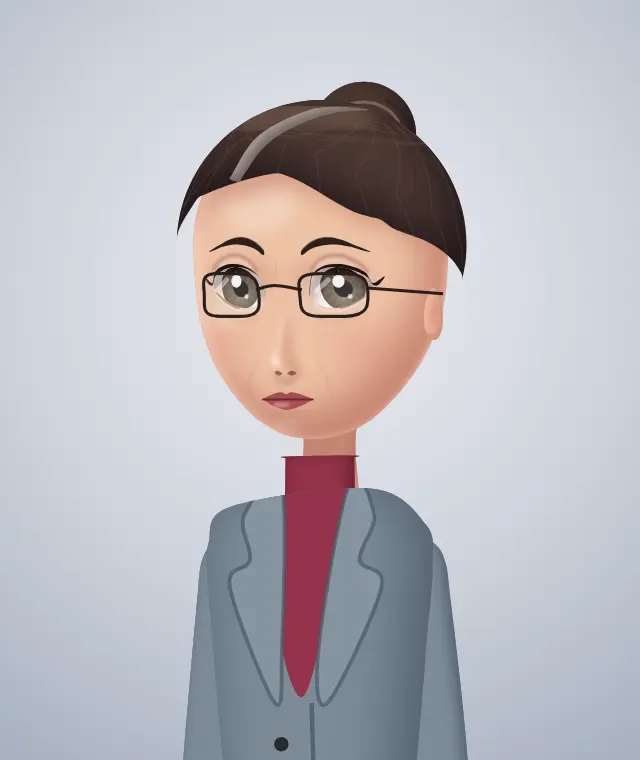
#> input picture styles/s1-pixar/pics/vera-portrait.webp, 640 x 760 px, given in place of vera-portrait.webp-f.png, which was not available
$ python sheet.py ../../styles/s1-pixar/pics/vera-portrait.webp
#> lines starting #> are read from the running program, lines starting #| are printed output that depends on the picture
import sys
from PIL import Image
REF={'marco':('a1-3',None),'gwen':('a1-2',None),'gogo':('a1-0',None),'jack':('a1-1',None),'ariel':('ariel',None),'boy3d':('boy3d',(200,60,560,420)),'doll':('doll',None),'kpopBraid':('kpop',(400,30,760,560)),'kpopPony':('kpop',(700,150,1101,640)),'kpopBuns':('kpop',(80,200,420,700)),'claire':('spiky',(100,0,600,450))}
names=sys.argv[1:]; H=360
rows=[]
for n in names:
  r,box=REF.get(n,(None,None)); tiles=[]
  if r:
    im=Image.open(f'ref/{r}.png').convert('RGB')
    if box: im=im.crop(box)
    tiles.append(im.resize((int(im.size[0]*H/im.size[1]),H)))
  for k,crop in (('f',(190,0,1090,900)),('q',(190,0,1090,900)),('s',(190,0,1090,900)),('b',(390,0,890,900))):
    im=Image.open(f'o/{n}-{k}.png').convert('RGB').crop(crop); tiles.append(im.resize((int(im.size[0]*H/im.size[1]),H)))
#> after `im = Image.open(f'o/{n}-{k}.png').convert('RGB').crop(crop)`:
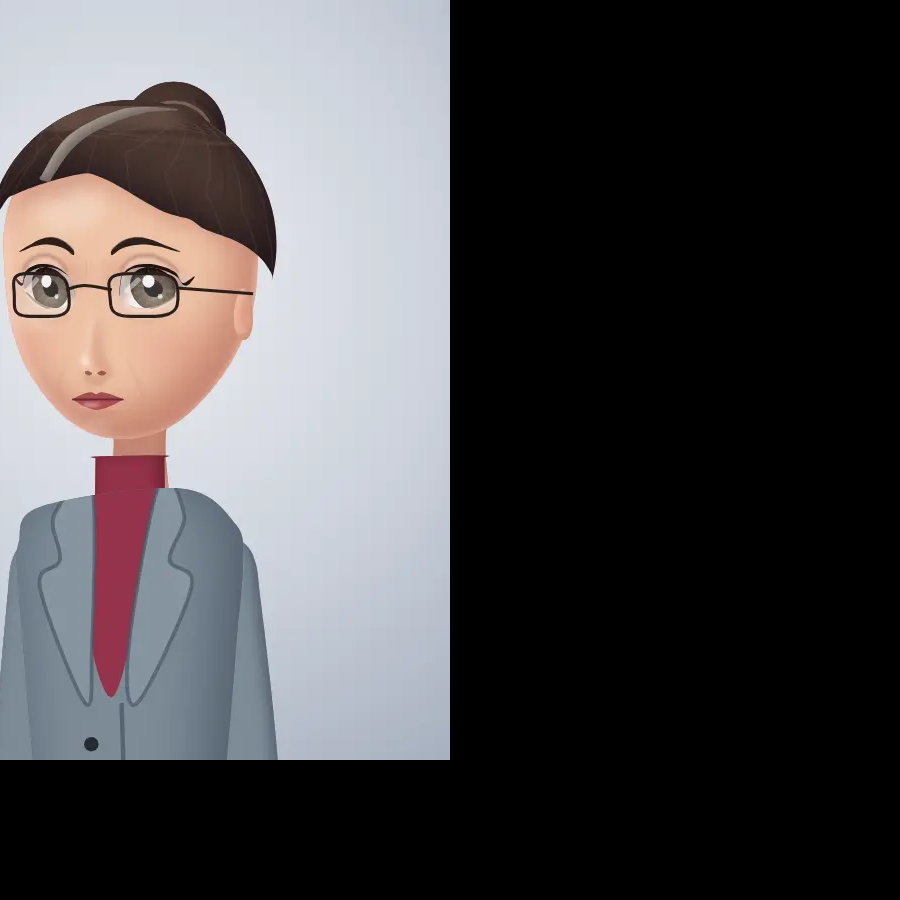
#> im: PIL image 900x900 RGB; mean R, G, B 76, 73.7, 75.5
#> (the run stopped early here; a loop or call above may not have finished)

$ run again, on styles/s1-pixar/pics/anya-portrait.png
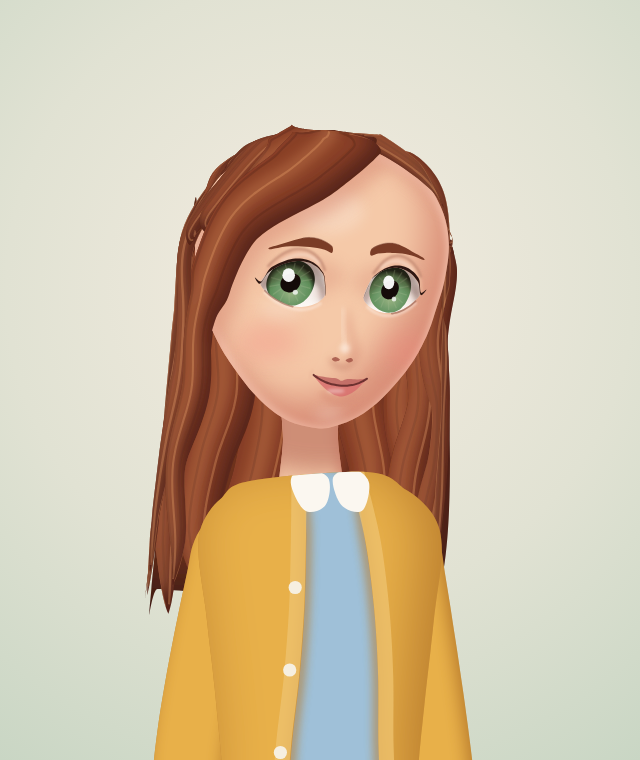
#> input picture styles/s1-pixar/pics/anya-portrait.png, 640 x 760 px, given in place of anya-portrait.png-f.png, which was not available
#> `im = Image.open(f'o/{n}-{k}.png').convert('RGB').crop(crop)`:
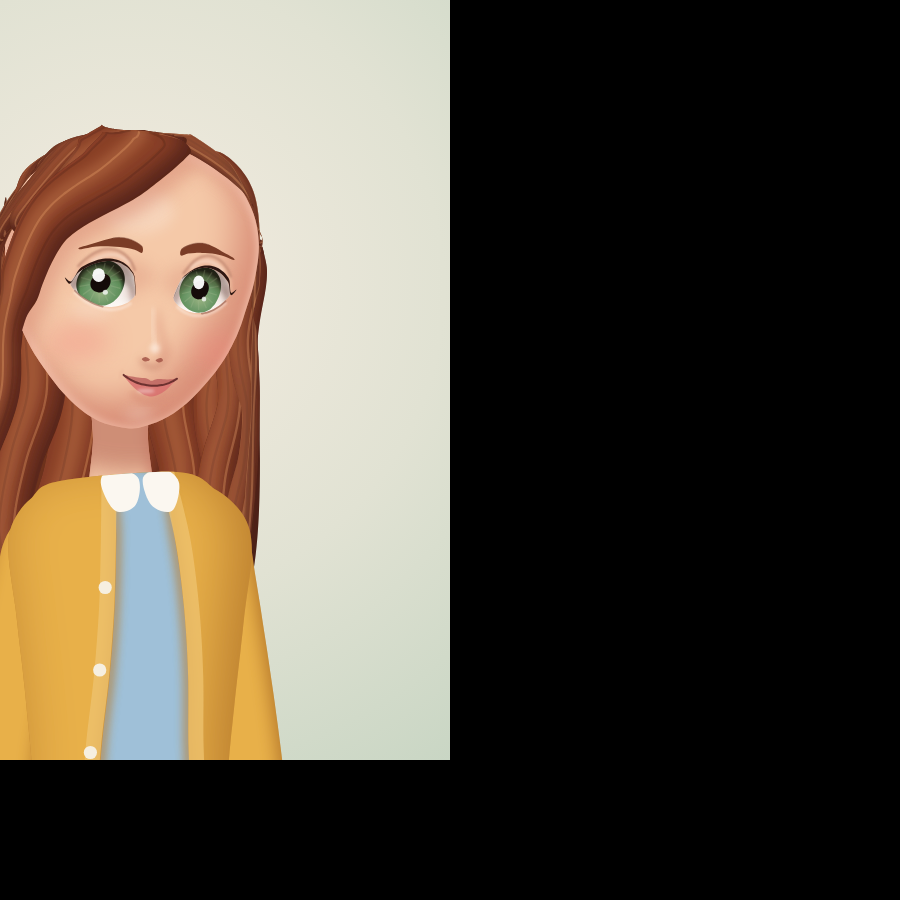
#> im: PIL image 900x900 RGB; mean R, G, B 88.4, 79.4, 67.5
